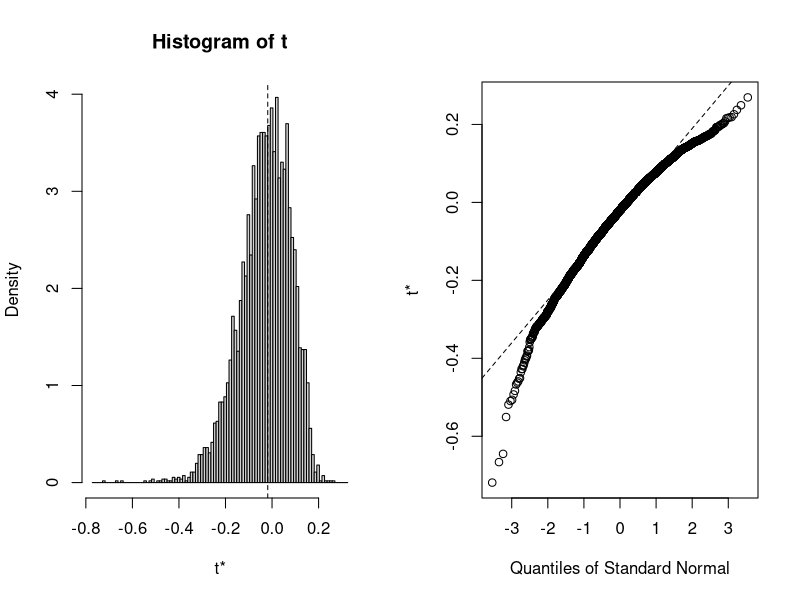
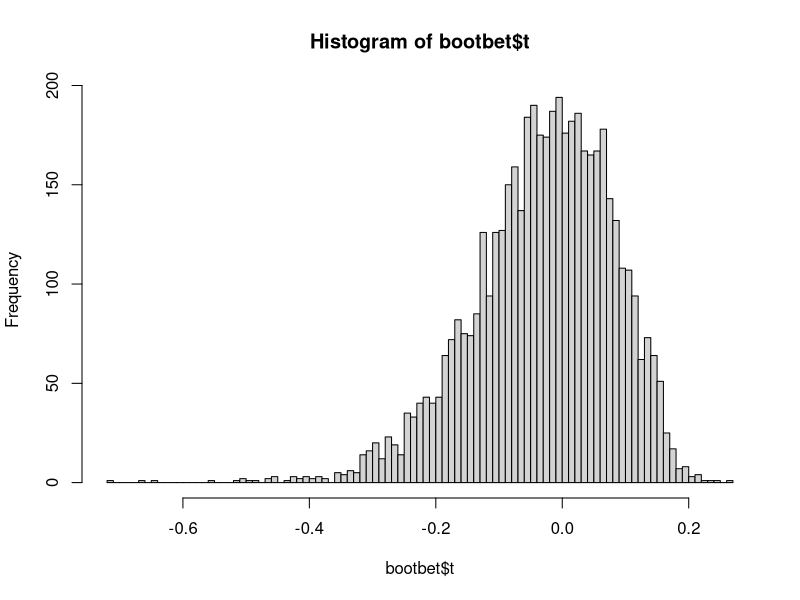
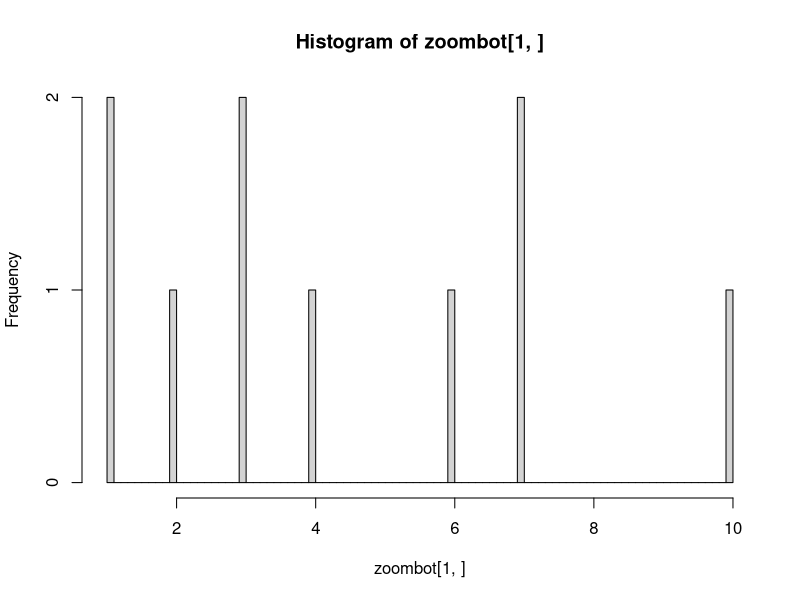

Write R code to recreate these figures, in order. (Note: this script raises an error after producing the figures.)
library(boot) #load the package
# Now we need the function we would like to estimate
# In our case the beta:
dat <- data.frame(x = rnorm(10, 30, .2), y = runif(10, 3, 5))

betfun = function(data,b,formula){  
  # b is the random indexes for the bootstrap sample
  d = data[b,] 
  return(lm(d[,1]~d[,2], data = d)$coef[2])  
  # thats for the beta coefficient
}
# now you can bootstrap:
bootbet = boot(data=dat, statistic=betfun, R=5000) 
# R is how many bootstrap samples
names(bootbet)
plot(bootbet)
hist(bootbet$t, breaks = 100)


zoombot = boot.array(bootbet, indices = T)
dim(zoombot)
hist(zoombot[1,], breaks = 100) 

nb = 5000 ; bet = NULL ; n = NROW(dat)
ptm <- proc.time() # have a look at the time it takes
for (i in 1:nb){
  unifnum = sample(c(1:n),n,replace = T)	# pick random indices
  bet[i] = lm(data[unifnum,1]~data[unifnum,2])$coef[2]
}
proc.time() - ptm # about 80 seconds on my end